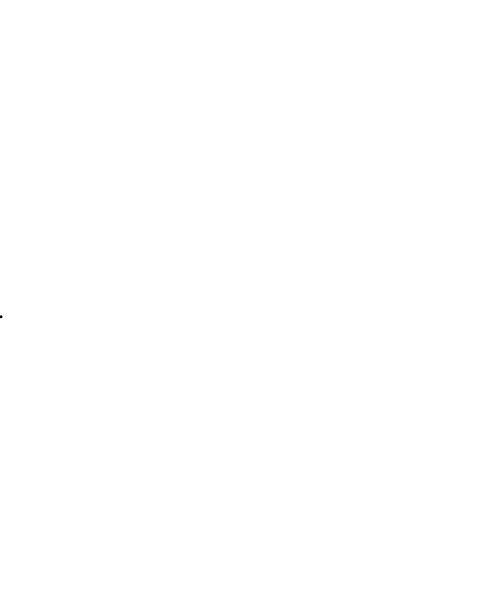
Frame 1 (no input)
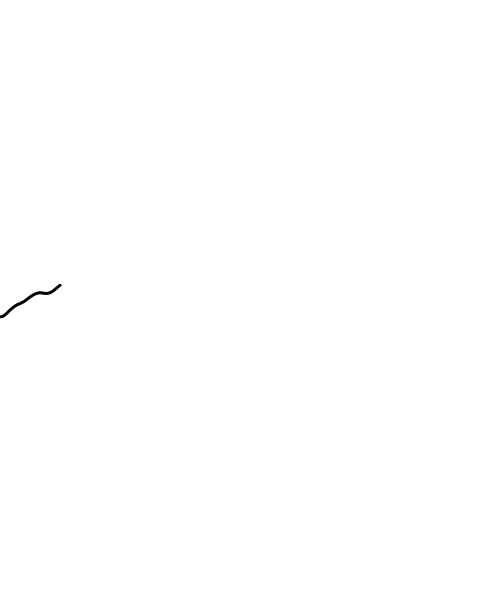
Frame 60 (no input)
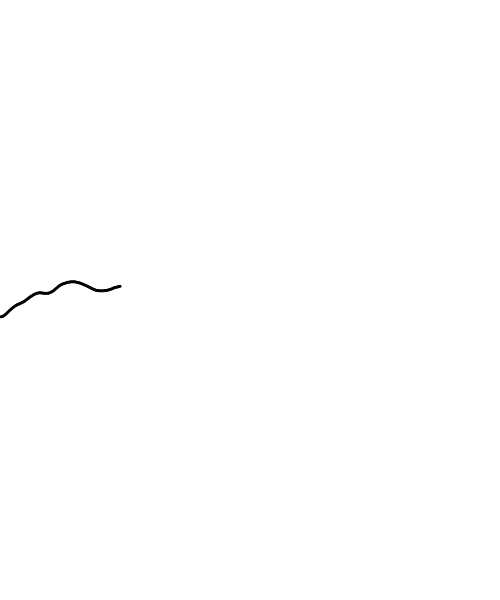
Frame 120 (the mouse pressed at the canvas centre since frame 60)

The p5.js sketch that drew these frames (run headless with seeded random() and noise() and a simulated clock; from frame 60 on, the mouse is pressed at the canvas centre):

// p5.js sketch
// ── sketch.js
function setup() {
  createCanvas(500, 600);
  background(255);
}

function draw() {
  let freq = frameCount*0.01;
  let amp = 100;
  let noiseValue = noise(freq) * amp;
  
  let x = frameCount % width;
  let y = width/2 + noiseValue;
  
  stroke(0);
  strokeWeight(3);
  point(x,y);
}
